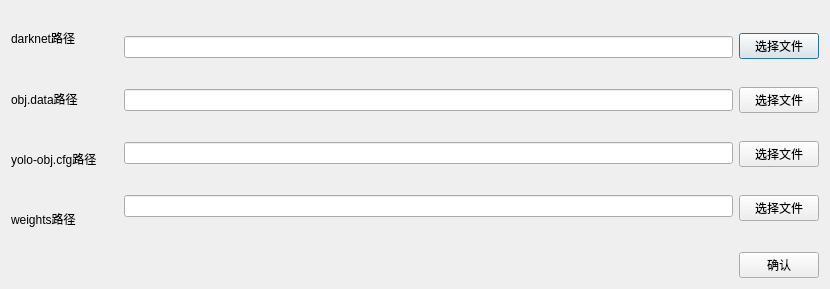
<?xml version="1.0" encoding="UTF-8"?>
<ui version="4.0">
 <class>Cfg</class>
 <widget class="QDialog" name="Cfg">
  <property name="geometry">
   <rect>
    <x>0</x>
    <y>0</y>
    <width>830</width>
    <height>289</height>
   </rect>
  </property>
  <property name="windowTitle">
   <string>配置路径</string>
  </property>
  <layout class="QVBoxLayout" name="verticalLayout_3">
   <item>
    <layout class="QVBoxLayout" name="verticalLayout_2">
     <item>
      <layout class="QHBoxLayout" name="horizontalLayout_2">
       <item>
        <layout class="QVBoxLayout" name="verticalLayout_4">
         <item>
          <widget class="QLabel" name="label_2">
           <property name="text">
            <string>darknet路径</string>
           </property>
          </widget>
         </item>
         <item>
          <widget class="QLabel" name="label_3">
           <property name="text">
            <string>obj.data路径</string>
           </property>
          </widget>
         </item>
         <item>
          <widget class="QLabel" name="label_4">
           <property name="text">
            <string>yolo-obj.cfg路径</string>
           </property>
          </widget>
         </item>
         <item>
          <widget class="QLabel" name="label_5">
           <property name="text">
            <string>weights路径</string>
           </property>
          </widget>
         </item>
        </layout>
       </item>
       <item>
        <spacer name="verticalSpacer">
         <property name="orientation">
          <enum>Qt::Vertical</enum>
         </property>
         <property name="sizeHint" stdset="0">
          <size>
           <width>20</width>
           <height>40</height>
          </size>
         </property>
        </spacer>
       </item>
       <item>
        <layout class="QVBoxLayout" name="verticalLayout">
         <item>
          <widget class="QLineEdit" name="lineEdit"/>
         </item>
         <item>
          <widget class="QLineEdit" name="lineEdit_2"/>
         </item>
         <item>
          <widget class="QLineEdit" name="lineEdit_3"/>
         </item>
         <item>
          <widget class="QLineEdit" name="lineEdit_4"/>
         </item>
        </layout>
       </item>
       <item>
        <layout class="QVBoxLayout" name="verticalLayout_5">
         <item>
          <widget class="QPushButton" name="pushButton">
           <property name="text">
            <string>选择文件</string>
           </property>
          </widget>
         </item>
         <item>
          <widget class="QPushButton" name="pushButton_2">
           <property name="text">
            <string>选择文件</string>
           </property>
          </widget>
         </item>
         <item>
          <widget class="QPushButton" name="pushButton_3">
           <property name="text">
            <string>选择文件</string>
           </property>
          </widget>
         </item>
         <item>
          <widget class="QPushButton" name="pushButton_4">
           <property name="text">
            <string>选择文件</string>
           </property>
          </widget>
         </item>
        </layout>
       </item>
      </layout>
     </item>
     <item>
      <layout class="QHBoxLayout" name="horizontalLayout_3">
       <item>
        <spacer name="horizontalSpacer">
         <property name="orientation">
          <enum>Qt::Horizontal</enum>
         </property>
         <property name="sizeHint" stdset="0">
          <size>
           <width>40</width>
           <height>20</height>
          </size>
         </property>
        </spacer>
       </item>
       <item>
        <widget class="QPushButton" name="pushButton_5">
         <property name="text">
          <string>确认</string>
         </property>
        </widget>
       </item>
      </layout>
     </item>
    </layout>
   </item>
  </layout>
 </widget>
 <resources/>
 <connections/>
</ui>
